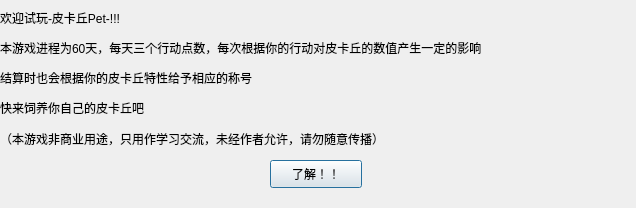
<?xml version="1.0" encoding="UTF-8"?>
<ui version="4.0">
 <class>HelpDialog</class>
 <widget class="QDialog" name="HelpDialog">
  <property name="geometry">
   <rect>
    <x>0</x>
    <y>0</y>
    <width>636</width>
    <height>208</height>
   </rect>
  </property>
  <property name="windowTitle">
   <string>Dialog</string>
  </property>
  <widget class="QLabel" name="label">
   <property name="geometry">
    <rect>
     <x>0</x>
     <y>10</y>
     <width>311</width>
     <height>16</height>
    </rect>
   </property>
   <property name="styleSheet">
    <string notr="true"/>
   </property>
   <property name="text">
    <string>欢迎试玩-皮卡丘Pet-!!!</string>
   </property>
  </widget>
  <widget class="QLabel" name="label_2">
   <property name="geometry">
    <rect>
     <x>0</x>
     <y>40</y>
     <width>621</width>
     <height>16</height>
    </rect>
   </property>
   <property name="text">
    <string>本游戏进程为60天，每天三个行动点数，每次根据你的行动对皮卡丘的数值产生一定的影响</string>
   </property>
  </widget>
  <widget class="QLabel" name="label_3">
   <property name="geometry">
    <rect>
     <x>0</x>
     <y>70</y>
     <width>511</width>
     <height>16</height>
    </rect>
   </property>
   <property name="text">
    <string>结算时也会根据你的皮卡丘特性给予相应的称号</string>
   </property>
  </widget>
  <widget class="QLabel" name="label_4">
   <property name="geometry">
    <rect>
     <x>0</x>
     <y>100</y>
     <width>341</width>
     <height>16</height>
    </rect>
   </property>
   <property name="text">
    <string>快来饲养你自己的皮卡丘吧</string>
   </property>
  </widget>
  <widget class="QLabel" name="label_5">
   <property name="geometry">
    <rect>
     <x>0</x>
     <y>130</y>
     <width>311</width>
     <height>16</height>
    </rect>
   </property>
   <property name="text">
    <string/>
   </property>
  </widget>
  <widget class="QPushButton" name="pushButton">
   <property name="geometry">
    <rect>
     <x>270</x>
     <y>160</y>
     <width>92</width>
     <height>28</height>
    </rect>
   </property>
   <property name="text">
    <string>了解！！</string>
   </property>
  </widget>
  <widget class="QLabel" name="label_6">
   <property name="geometry">
    <rect>
     <x>0</x>
     <y>130</y>
     <width>481</width>
     <height>16</height>
    </rect>
   </property>
   <property name="text">
    <string>&lt;html&gt;&lt;head/&gt;&lt;body&gt;&lt;p&gt;（本游戏非商业用途，只用作学习交流，未经作者允许，请勿随意传播）&lt;/p&gt;&lt;/body&gt;&lt;/html&gt;</string>
   </property>
  </widget>
 </widget>
 <resources/>
 <connections/>
</ui>
